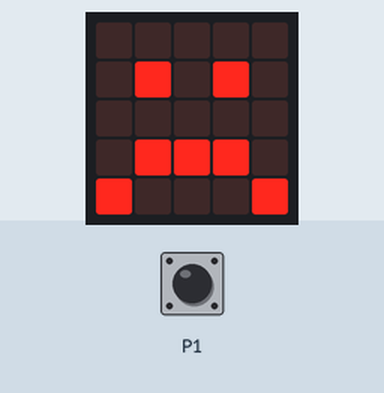
Simulated run of this program. Board: BBC micro:bit running MicroPython. Parts: the board's 5×5 LED display. The test bench sets the inputs (shaded band).

Above: at 1.2 s.
1.3 s: touch pin P1 pressed for 0.15 s
At 1.37 s:
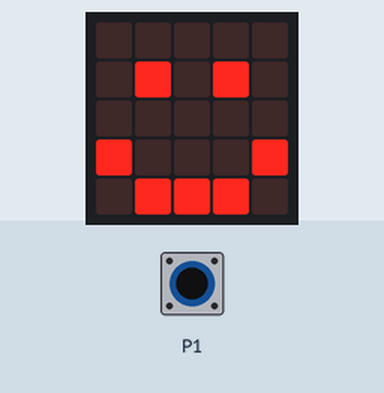
2.9 s: touch pin P1 pressed for 3.2 s
Timing chart, 0 to 5.9 s (numbered marks = the images above; inputs shaded):
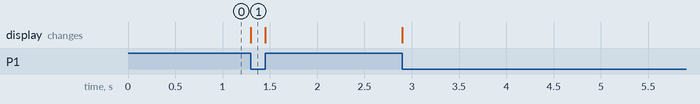

The program:

touch.py
```python
# Micro:bitで使うパッケージを指定する
from microbit import *

# ずっと入力を待ちます。
while True:
    # pin1がタッチされた時（通電した時）
    if pin1.is_touched():
        # 笑顔を表示する
        display.show(Image.HAPPY)
    # pin1がタッチされていない時（通電していない時）
    else:
        # 泣き顔を表示する
        display.show(Image.SAD)
```

Measured:
- after the input at 1.3 s, the display: changes at once (image 1)
